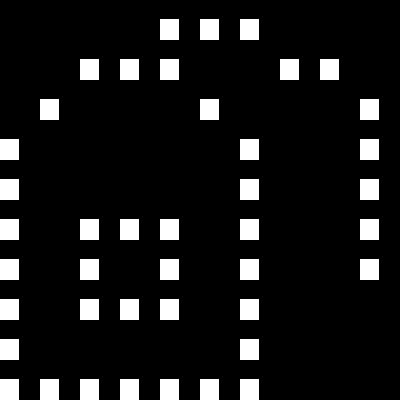

A level layout from a 2D game, rendered from its tile map. Below: a short description, then the map file with tile-grid data replaced by summaries:
An orthogonal 10x10 tile map with 40x40 px tiles, 1 tile layer (Layer 1).

<map version="1.0" orientation="orthogonal" width="10" height="10" tilewidth="40" tileheight="40">
 <tileset firstgid="1" name="texture" tilewidth="40" tileheight="40" spacing="4" margin="4">
  <image source="texture.png" />
 </tileset>
 <layer name="Layer 1" width="10" height="10">
  <data>[100 cells, 42 non-empty, 1 distinct tile ids]</data>
 </layer>
</map>